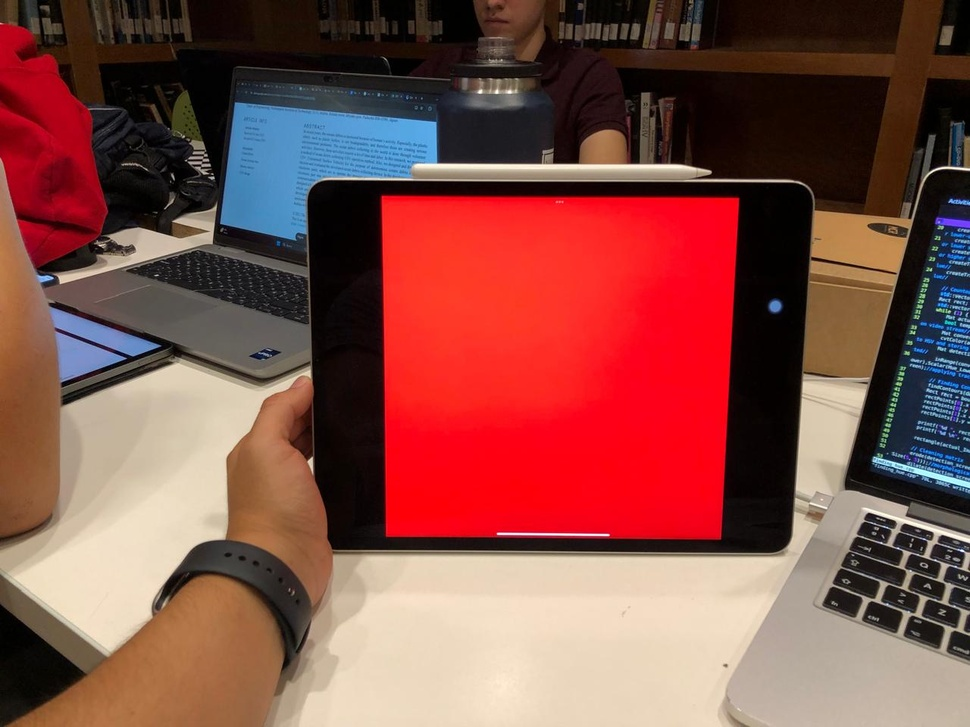
#> input picture Opencv/image.jpeg, 970 x 727 px, shrunk from 1280 x 960 before the run, given in place of the camera
$ python canny.py
#> lines starting #> are read from the running program, lines starting #| are printed output that depends on the picture
import numpy as np
import cv2 as cv


def NonMaxSup(img, theta, H, W):
    NON_MAX = np.empty((H,W))
    deg = (theta * 180.0)/np.pi
    izq = 0
    der = 0
    for i in range(0, H):
        for j in range(0, W):

            try:
                #NON_MAX[i][j] = 0
                if(deg[i][j] <= 0.0):
                    der = img[i][j+1]
                    izq = img[i][j-1]
                elif(0 < deg[i][j] <= 45.0):
                    der = img[i-1][j+1]
                    izq = img[i+1][j-1]
                elif(45.0 < deg[i][j] <= 90.0):
                    der = img[i+1][j] # PIXEL ABAJO
                    izq = img[i-1][j] # PIXEL ARRIBA
                elif(90.0 < deg[i][j] <= 135.0):
                    der = img[i+1][j+1]
                    izq = img[i-1][j-1]

                if(img[i][j] >= der and img[i][j] >= izq):
                    NON_MAX[i][j] = img[i][j]
                else:
                    NON_MAX[i][j] = 0

            except IndexError as e:
                pass
    return NON_MAX


def Hysteresis(img, Low, High, H, W):
    for i in range(0,H):
        for j in range(0,W):
            if(Low < img[i][j] < High):
                try:
                    if((img[i][j+1] > High) or (img[i][j-1] > High) or (img[i-1][j+1] > High) or
                        (img[i+1][j-1] > High) or (img[i+1][j] > High) or (img[i-1][j] > High) or
                        (img[i+1][j+1] > High) or (img[i-1][j-1] > High)):
                        img[i][j] = 255
                    else:
                        img[i][j] = 0
                except IndexError as e:
                    pass
            elif(img[i][j] > High):
                img[i][j] = 255
            else:
                img[i][j] = 0
    return img

High = 30
Low = 10

GAUSS_K = np.array([[2,4,  5, 4,2],
                    [4,9, 12, 9,4],
                    [5,12,15,12,5],
                    [4,9, 12, 9,4],
                    [2,4,  5, 4,2]], np.float32)/159

Gx =  np.array([[-1, 0, 1],
                [-2, 0, 2],
                [-1, 0, 1]], np.float32)

Gy =  np.array([[-1,-2,-1],
                [ 0, 0, 0],
                [ 1, 2, 1]], np.float32)

IMG = cv.VideoCapture(0)
W = IMG.get(cv.CAP_PROP_FRAME_WIDTH)
H = IMG.get(cv.CAP_PROP_FRAME_HEIGHT)
cv.namedWindow("Resized_Window")

while True:
    ret, frame = IMG.read()
#> frame is the input picture: shape (727, 970, 3); mean B, G, R 72.4, 79, 132.9
    IMG_E = cv.Canny(frame, Low, High)
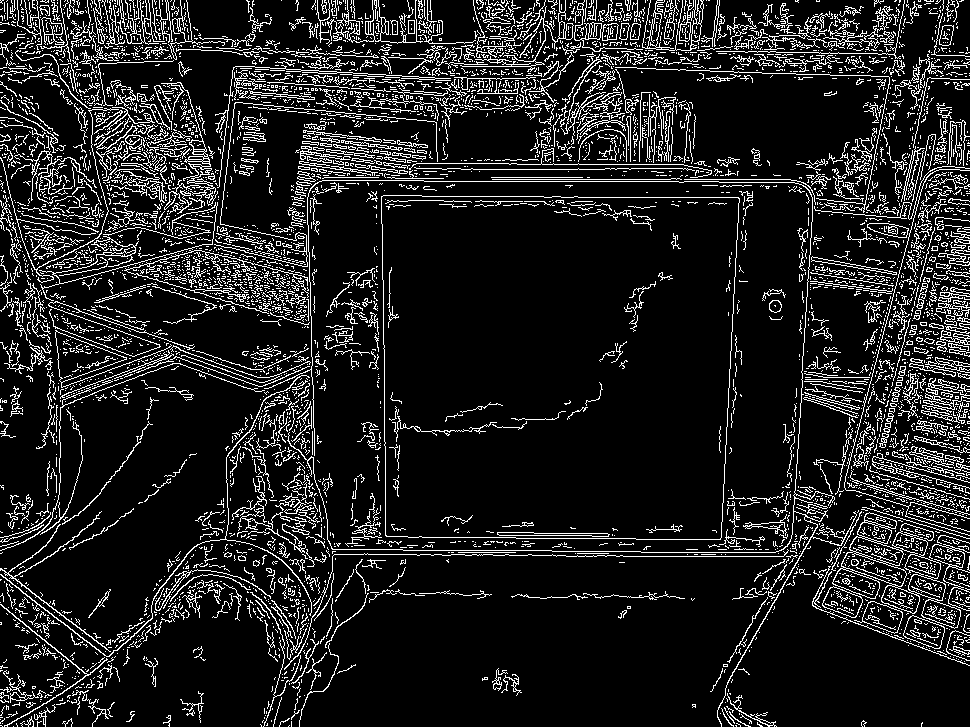
#> IMG_E: shape (727, 970); 12.5% white in thin lines or dots
    IMG_G = cv.cvtColor(frame, cv.COLOR_BGR2GRAY)
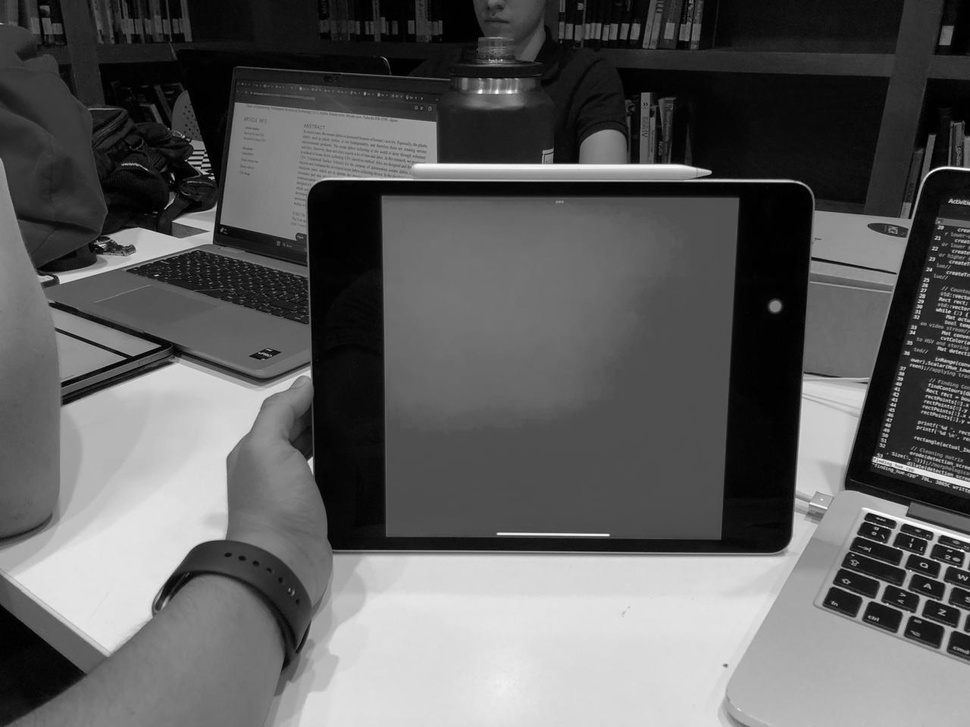
#> IMG_G: shape (727, 970); min 0, max 254, mean 94.4
    GAUSS = cv.GaussianBlur(IMG_G,(15,15),15) #cv.filter2D(IMG_G,-1,GAUSS_K)
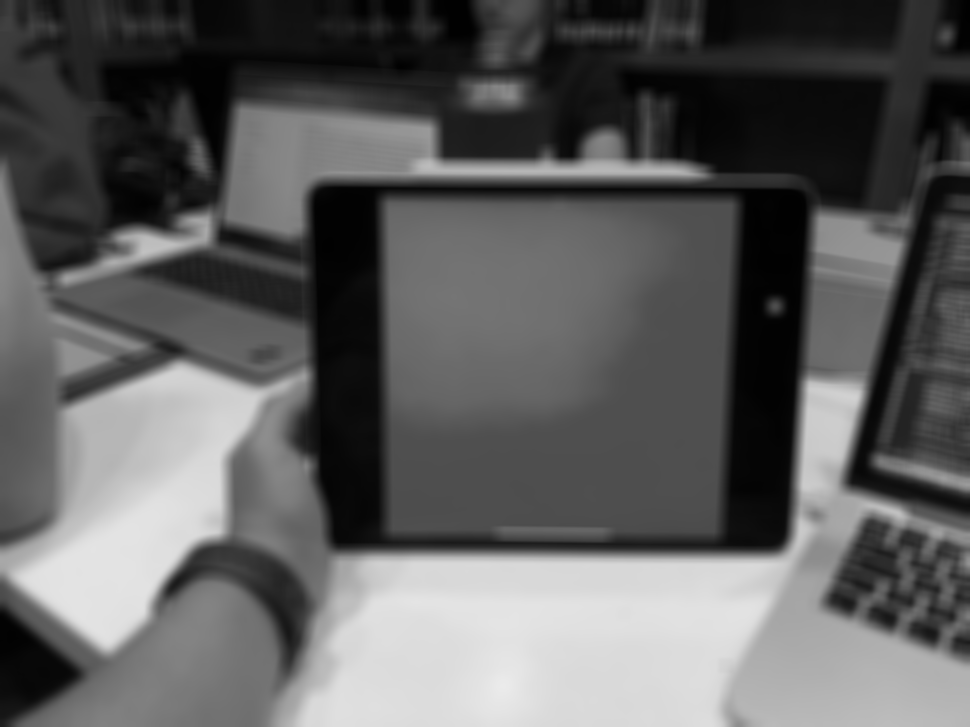
#> GAUSS: shape (727, 970); min 1, max 235, mean 94.4
    Mx = cv.filter2D(GAUSS,-1,Gx)
    My = cv.filter2D(GAUSS,-1,Gy)
    #SOBEL = cv.filter2D(Mx,-1,Gy)
    # GRADIANTE
    G = np.hypot(Mx, My)
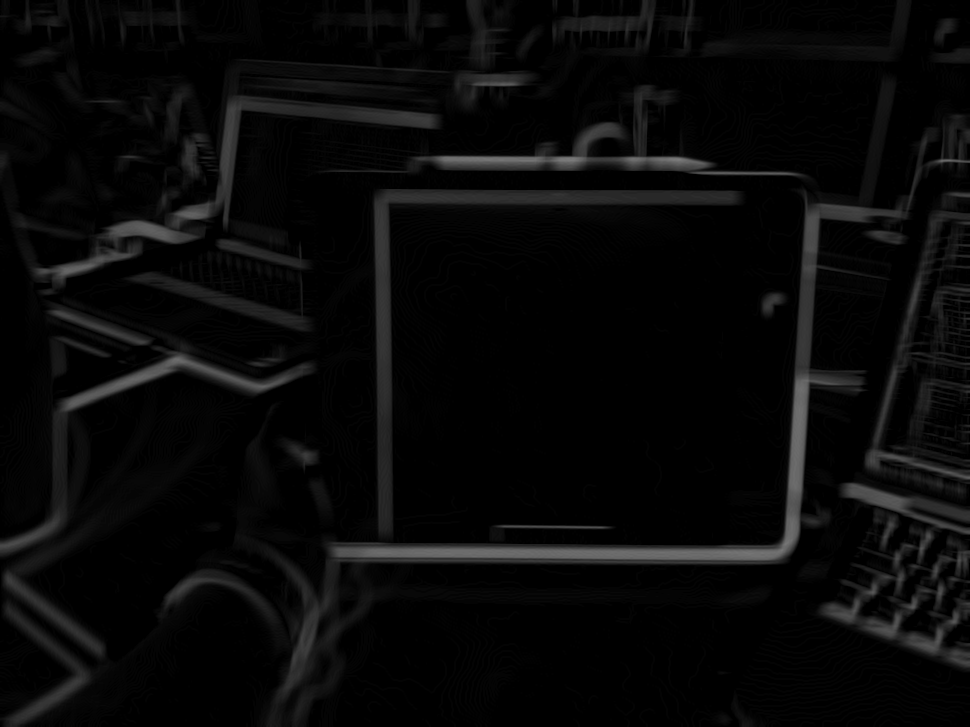
#> G: shape (727, 970) float16; min 0, max 124, mean 8.6
    # DIRECCION
    theta = np.arctan2(My, Mx)
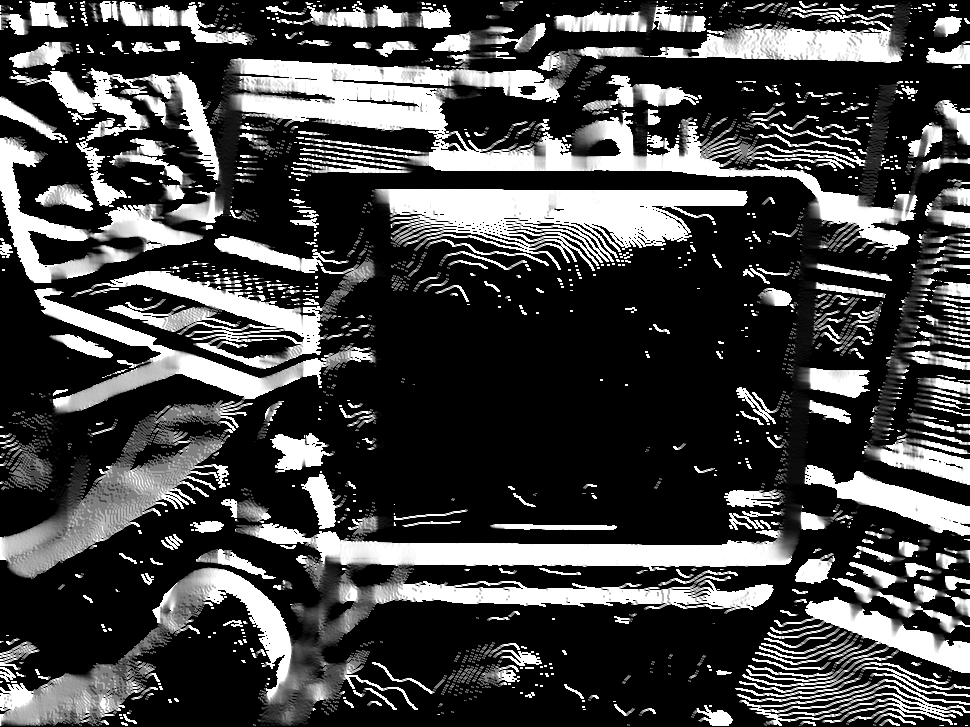
#> theta: shape (727, 970) float16; min 0, max 1.57, mean 0.427; drawn with min black and max white

    # Solo nos importa la dirección del gradiente
    NON_MAX = NonMaxSup(G, theta, int(H), int(W))

    HYST = Hysteresis(NON_MAX, Low, High, int(H), int(W))
#> after the loop in Hysteresis, `for i in range(0,H):`:
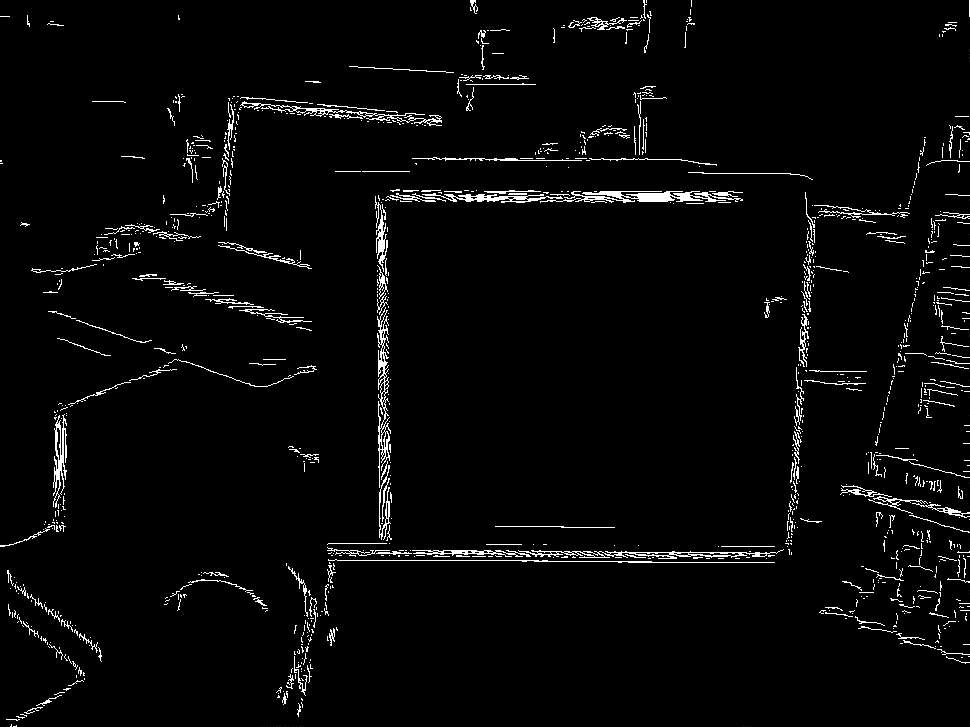
#> img: shape (727, 970) float64; min 0, max 255, mean 7.6

    cv.imshow("Resized_Window", HYST)
    k = cv.waitKey(1)
#> (key q is pressed here)
    if(k==ord('q')):
        break
cv.destroyAllWindows()
